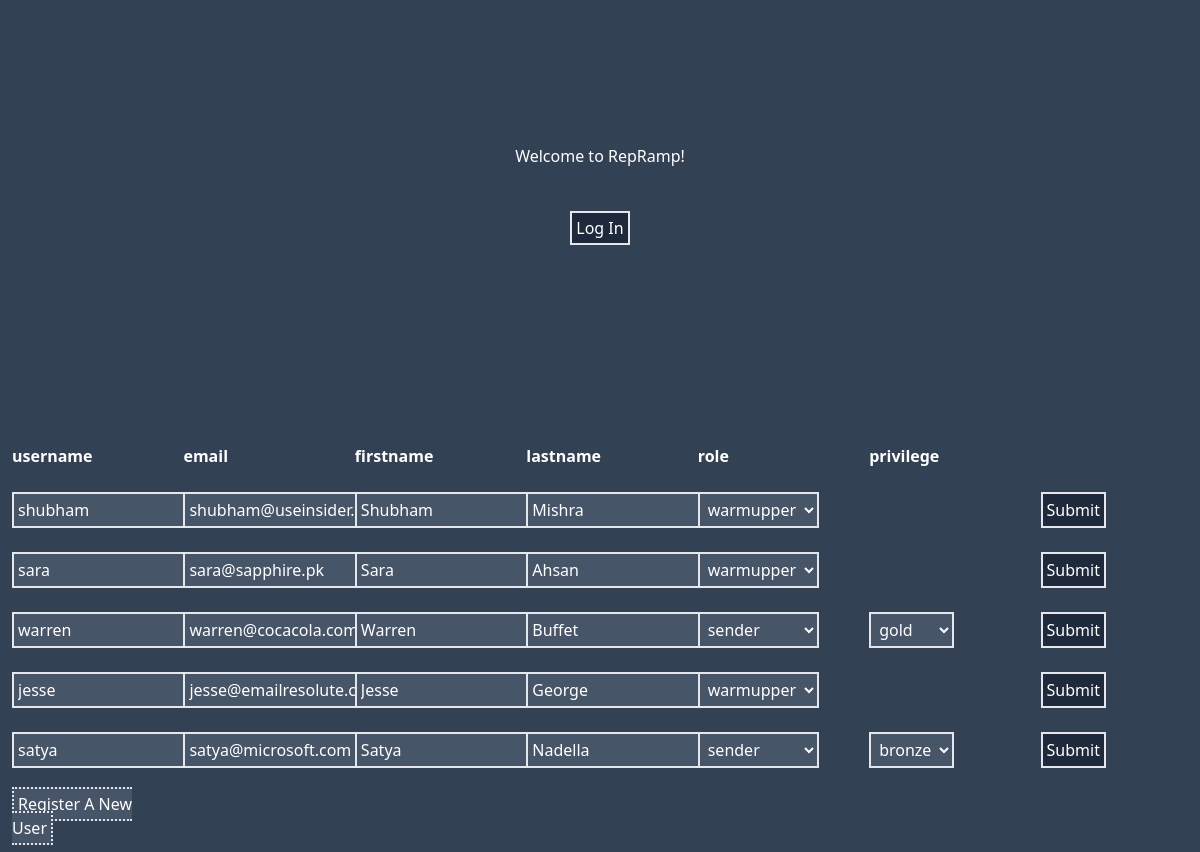
Before: /manage-some-users/ with the older database file.
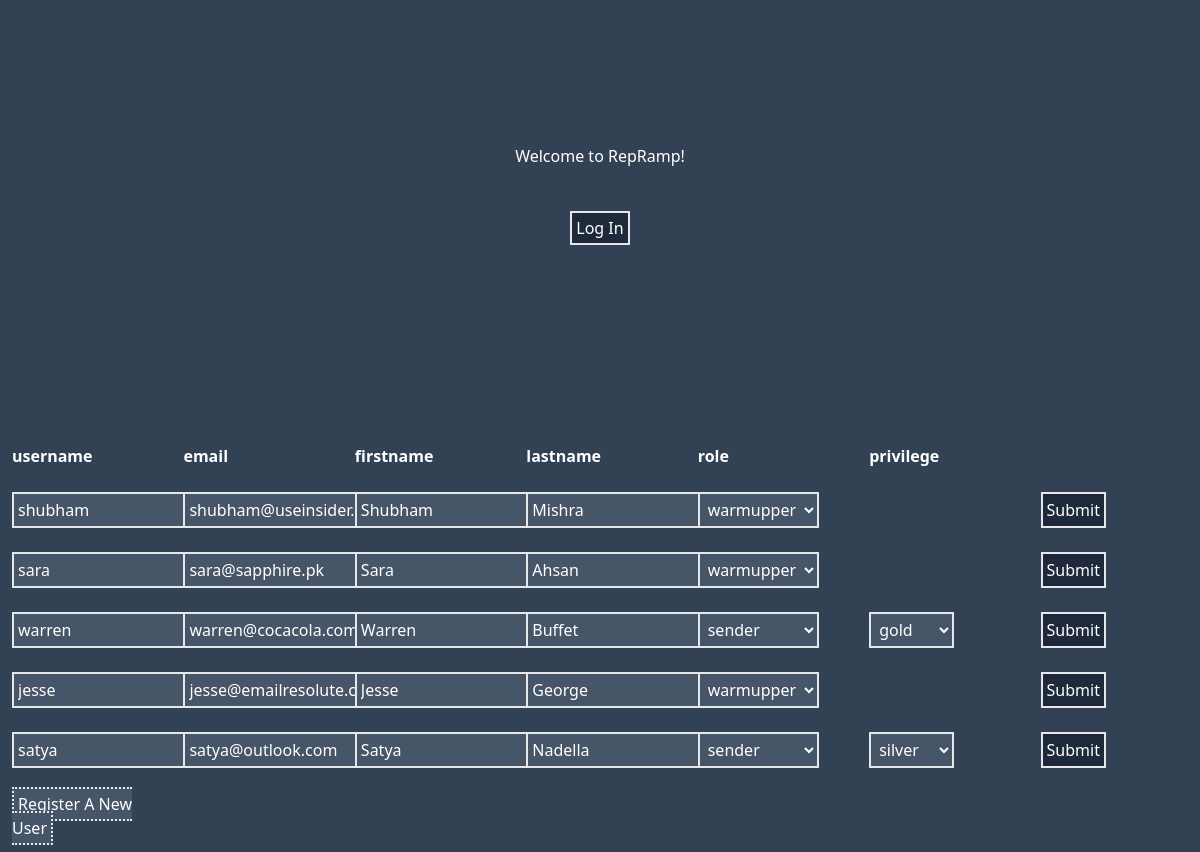
After: the same page with the newer database file.
### users/models.py (models this page shows, shortened)
class CustomUser(AbstractUser):
    ROLE_CHOICES = (
        ('warmupper', 'warmupper'),
        ('manager', 'manager'),
        ('admin', 'admin'),
        ('sender', 'sender'),
        ('director', 'director'),
    )
    role = models.CharField(max_length=20, choices=ROLE_CHOICES)
    PRIVILEGE_CHOICES = (
        (1, 'bronze'),
        (2, 'silver'),
        (3, 'gold'),
    )
    privilege = models.SmallIntegerField(choices=PRIVILEGE_CHOICES, null=True, blank=True)

### managers/views.py (the view)
# urls.py: path('manage-some-users/', ManageSomeUsersView.as_view(), name='m-manage-some-users'),
class ManageSomeUsersView(ListView):
    template_name = 'managers/manage-some-users.html'
    model = CustomUser
    def get_context_data(self, **kwargs):
        context = super().get_context_data(**kwargs)
        user_forms = []
        warmuppers_or_senders = CustomUser.objects.filter(Q(role="warmupper") | Q(role="sender"))
        for user in warmuppers_or_senders:
            user_form = ManageSomeUsersForm(instance=user)
            user_forms.append(user_form)
        context['user_forms'] = user_forms
        return context
    def get(self,request, *args, **kwargs):
        userid = request.GET.get('m2-userid')
        username = request.GET.get('m2-username')
        email = request.GET.get('m2-email')
        first_name = request.GET.get('m2-first_name')
        last_name = request.GET.get('m2-last_name')
        role = request.GET.get('m2-role')
        privilege = request.GET.get('m2-privilege')
        if userid:
            obj = CustomUser.objects.get(id=userid)
            obj.username = username
            obj.email = email
            obj.first_name = first_name
            obj.last_name = last_name
            obj.role = role
            if role == 'sender' and privilege:
                obj.privilege = privilege
            else:
                obj.privilege = None
            obj.save()
            return super().get(request, *args, **kwargs)
        else:
            return super().get(request, *args, **kwargs)

### managers/templatetags/manager_tags.py (called while the page is built)
@register.simple_tag
def add_attr(field, key, value):
    attrs = {}
    attrs[key] = value
    return field.as_widget(attrs=attrs)

### templates/managers/manage-some-users.html (shortened to what this page needs)
{% extends 'base.html' %}
{% load static %}
{% load manager_tags %}
{% block content %}
<form class="grid grid-cols-7 col-span-12" method="post">
    <div class="col-span-1 p-3 font-bold">username</div>
    <div class="col-span-1 p-3 font-bold">email</div>
    <div class="col-span-1 p-3 font-bold">firstname</div>
    <div class="col-span-1 p-3 font-bold">lastname</div>
    <div class="col-span-1 p-3 font-bold">role</div>
    <div class="col-span-1 p-3 font-bold">privilege</div>
    <div class="col-span-1 p-3 font-bold"></div>
    {% for user_form in user_forms %}
        {% for field in user_form %}
            {% if user_form.instance.role == "sender"%}
                <div class="col-span-1 p-3">{% add_attr field "data-user-id" user_form.instance.id %}</div>
            {% else %}
                {% if "id_privilege" in field.id_for_label %}
                    <div class="col-span-1 p-3 invisible" data-user-id="{{user_form.instance.id}}">{% add_attr field "data-user-id" user_form.instance.id %}</div>
                {% else %}
                    <div class="col-span-1 p-3">{% add_attr field "data-user-id" user_form.instance.id %}</div>
                {% endif %}
            {% endif %}
        {% endfor %}
        <div class="col-span-1 p-3"><button type="submit" class="someuserdatasubmitbutton p-1 border-2 bg-slate-800" data-user-id={{user_form.instance.id}}>Submit</button></div>
    {% endfor %}
</form>
<div class="grid grid-cols-7 col-span-12">
    <div class="col-span-1 p-3"><a href="{% url 'm-register-new-user' %}" class="border-dotted border-2 bg-slate-600 p-1">Register A New User</a>
</div>
{% endblock content %}

Changed rows visible on the page:
changed CustomUser "satya": email "satya@microsoft.com" → "satya@outlook.com"; privilege "bronze" → "silver"
